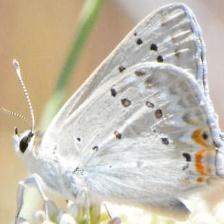
#> input picture data/img/butterfly/train/COPPER TAIL/001.jpg, 224 x 224 px, found by its file name
$ jupyter execute --allow-errors Assignment1Part1.ipynb
#> lines starting #> are read from the running program, lines starting #| are printed output that depends on the picture
[cell 1]
# import dependencies
import os
import skimage as ski
import matplotlib.pyplot as plt
from skimage.color import rgb2gray
import numpy as np
import pandas as pd
from skimage import filters
from skimage.feature import hog
from skimage import data, exposure
from sklearn.decomposition import PCA

[cell 2]
# choose one image from each class
dir = "./data/img/butterfly/train"
cats = ["ATLAS MOTH","LUNA MOTH","EASTERN PINE ELFIN","BROOKES BIRDWING"]
filenames = ["akivid2_mp4-0058_jpg.rf.27907efb6e537bfa34026e7b00c0318d.jpg",
             "akivid4_mp4-0018_jpg.rf.e253cd9588ba553ea55902beccd02a73.jpg",
             "akivid3_mp4-0009_jpg.rf.e1070ece91fb225a3a105fb9ba35a374.jpg",
             "akivid5_mp4-0055_jpg.rf.ee6f84676fa9b8986956b3663f56828f.jpg"]
filenames = ["001.jpg",
             "001.jpg",
             "002.jpg",
             "001.jpg"]
dirs = []
for i in range(4):
    dirs.append(os.path.join(dir, cats[i], filenames[i]))

imgs = []

# load in the images and turn them grey
for filepath in dirs:
    imgs.append(rgb2gray(ski.io.imread(filepath)))

# display images
fig = plt.figure(figsize=(10, 7))
plt.subplot(2, 2, 1)  # 2 rows, 2 columns, first position
plt.imshow(imgs[0], cmap='gray')
plt.axis('off')  # Hide the axis labels
plt.title(cats[0])
plt.subplot(2, 2, 2)
plt.imshow(imgs[1], cmap='gray')
plt.axis('off')
plt.title(cats[1])
plt.subplot(2, 2, 3)
plt.imshow(imgs[2], cmap='gray')
plt.axis('off')
plt.title(cats[2])
plt.subplot(2, 2, 4)
plt.imshow(imgs[3], cmap='gray')
plt.axis('off')
plt.title(cats[3])
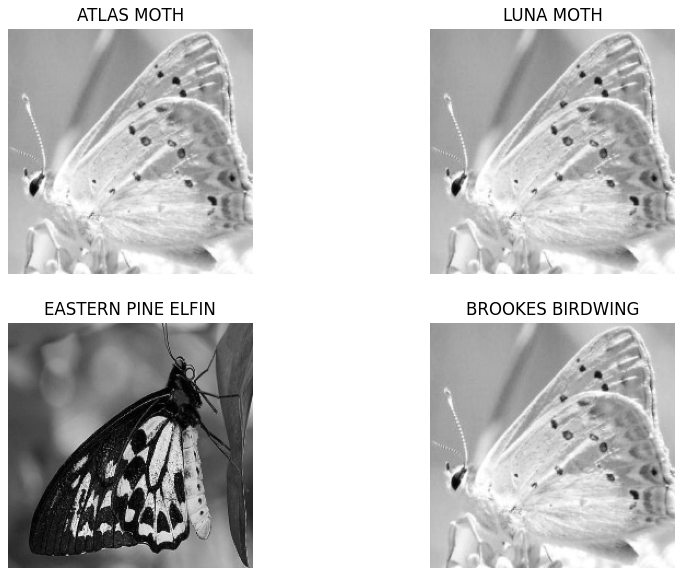
#> figure drawn by matplotlib, 4 panels

[cell 3]
# get pixel angles
def angle(dx, dy):
    """Calculate the angles between horizontal and vertical operators."""
    return np.mod(np.arctan2(dy, dx), np.pi)

def sobeler(I):
    angle_sobel = angle(filters.sobel_h(I),
                        filters.sobel_v(I))
    return angle_sobel

pixel_angles = []
for i in range(4):
    pixel_angles.append(sobeler(imgs[i]))
#> this loop made 4 passes
#> pass 1, in sobeler, `angle_sobel = angle(filters.sobel_h(I), filters.sobel_v(I))`:
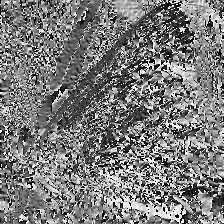
#> angle_sobel: shape (224, 224) float64; min 0, max 3.14, mean 1.52; drawn with min black and max white
#> pass 3, in sobeler (call 3), `angle_sobel = angle(filters.sobel_h(I), filters.sobel_v(I))`:
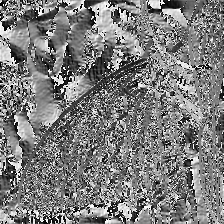
#> angle_sobel: shape (224, 224) float64; min 0, max 3.14, mean 1.54; drawn with min black and max white

[cell 4]
# obtain histograms with 36 bins
histograms = []
binsets = []
for i in range(4):
    counts, bins = ski.exposure.histogram(pixel_angles[i],nbins=36)
    histograms.append(counts)
    binsets.append(bins)

[cell 5]
# plot the histograms

fig = plt.figure(figsize=(11, 10))
for i in range(4):
    plt.subplot(2,2,i+1)
    plt.bar(binsets[i],histograms[i],width=np.pi/36)
    plt.title(cats[i])
    plt.xlabel('Bins')
    plt.ylabel('Pixel Count')
plt.show()
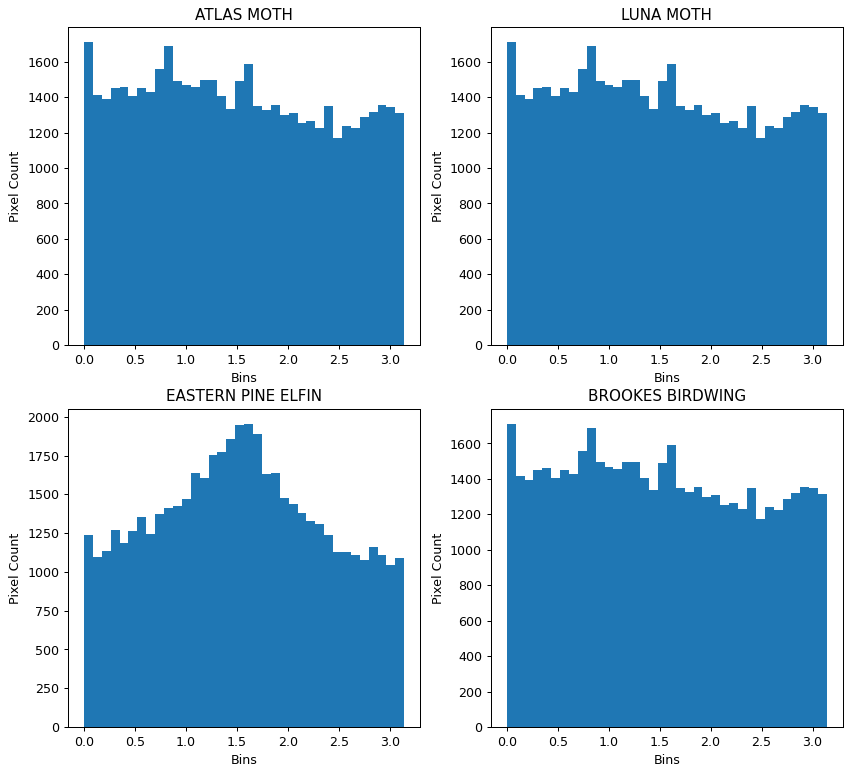
#> figure drawn by matplotlib, 4 panels; panel 1: tallest bar 1710 high, from x = -6.94e-18 to 0.0873; panel 2: tallest bar 1710 high, from x = -6.94e-18 to 0.0873; panel 3: tallest bar 1954 high, from x = 1.57 to 1.66; panel 4: tallest bar 1710 high, from x = -6.94e-18 to 0.0873

[cell 6]
# perform histogram comparison through pairwise distance metrics
# specifically comparing the example bubble and example kick images
from sklearn.metrics.pairwise import pairwise_distances

h1=histograms[0].reshape(1,-1)
h2=histograms[1].reshape(1,-1)

# [9 lines of commented-out code are left out]
eu_distance = pairwise_distances(h1, Y=h2, metric='euclidean')[0][0]
print("Euclidean Distance:")
print(eu_distance)
# Manhattan distance = 27364.0
print("Manhattan Distance:")
ma_distance = pairwise_distances(h1, Y=h2, metric='manhattan')[0][0]
print(ma_distance)
# Cosine distance = 0.012264435193797052
print("Cosine Distance:")
co_distance = pairwise_distances(h1, Y=h2, metric='cosine')[0][0]
print(co_distance)

[cell 7]
# Compute and display HOG of image
# in this implementation, i kept the default values used in the example
# although the quality of the edge detection can be significantly improved by reducing the pixels
# per cell
image = imgs[0]
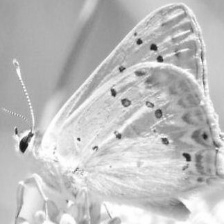
#> image: shape (224, 224) float64; min 0.0829, max 1, mean 0.749
image = ski.io.imread(dirs[0])
#> image is the input picture: shape (224, 224, 3); mean R, G, B 198.5, 190.5, 174.4

fd, hog_image = hog(
    image,
    orientations=8,
    pixels_per_cell=(16, 16),
    cells_per_block=(1, 1),
    visualize=True,
    channel_axis=-1,
)
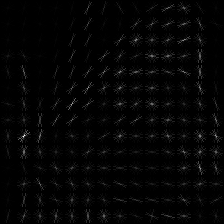
#> hog_image: shape (224, 224) float64; min 0, max 53.66, mean 1; drawn with min black and max white

fig, (ax1, ax2) = plt.subplots(1, 2, figsize=(16, 8), sharex=True, sharey=True)

ax1.axis('off')
ax1.imshow(image, cmap=plt.cm.gray)
ax1.set_title('Input image')

# Rescale histogram for better display
hog_image_rescaled = exposure.rescale_intensity(hog_image, in_range=(0, 40))

ax2.axis('off')
ax2.imshow(hog_image_rescaled, cmap=plt.cm.gray)
ax2.set_title('Histogram of Oriented Gradients')
plt.show()

[cell 8]
# get every image & convert into edge histograms
cats = ["ATLAS MOTH","LUNA MOTH","EASTERN PINE ELFIN","BROOKES BIRDWING"]
hists = []
binsets = []
targets = []
import os
#> (the rest of this cell did not finish here and is left out)

#> (a cell that did not finish here is left out)

[cell 10]
# display results
fig = plt.figure(1, figsize=(8, 6))
ax = fig.add_subplot(111)
#> (the rest of this cell did not finish here and is left out)

[cell 11]
# There are no visually separable classes

[cell 12]
# experiments
subcats = ["bubble","kick","lash","rush"]
subcats = ["ATLAS MOTH","LUNA MOTH","EASTERN PINE ELFIN","BROOKES BIRDWING"]
# subcats = cats
hists = []
binsets = []
targets = []
superhists = []
count = 0
class_counts = [0,0,0,0,0]
#> (the rest of this cell did not finish here and is left out)

[cell 13]
# plot the histograms

fig = plt.figure(figsize=(11, 10))
#> (the rest of this cell did not finish here and is left out)

[cell 14]
print("Class Counts: ")
for i in range(4):
    print("\t"+subcats[i]+" "+str(class_counts[i]))
